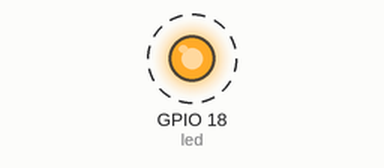
This program was run on a simulated Raspberry Pi (BCM pin numbers). Shown: output pins drawn as LEDs (lit = HIGH). Dashed ring = blinking. What the program prints to the terminal is not drawn. At 4.0 s the program stops and its outputs stay as they are.

Above: at 0.1 s.
Timing chart, 0 to 3.0 s (numbered marks = the images above):
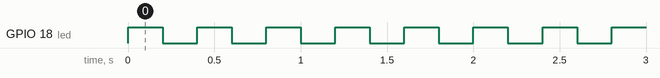

The program:

blink.py
```python
from gpiozero import LED
from time import sleep

# Output on pin 18(12)
# Input on GND(6)
# Anode connected to pin 18 via 330Ω resistor
# Cathode connected to first GND pin

led = LED(18)

try:
  print("LED on")
  led.on()
  led.blink(0.2, 0.2, 10, False)
  led.off()
except KeyboardInterrupt:
  print("Process stopped by user")
```

Measured:
- by itself, GPIO 18 (led): alternates HIGH for 0.20 s and LOW for 0.20 s, 20 changes in all, then stays LOW
